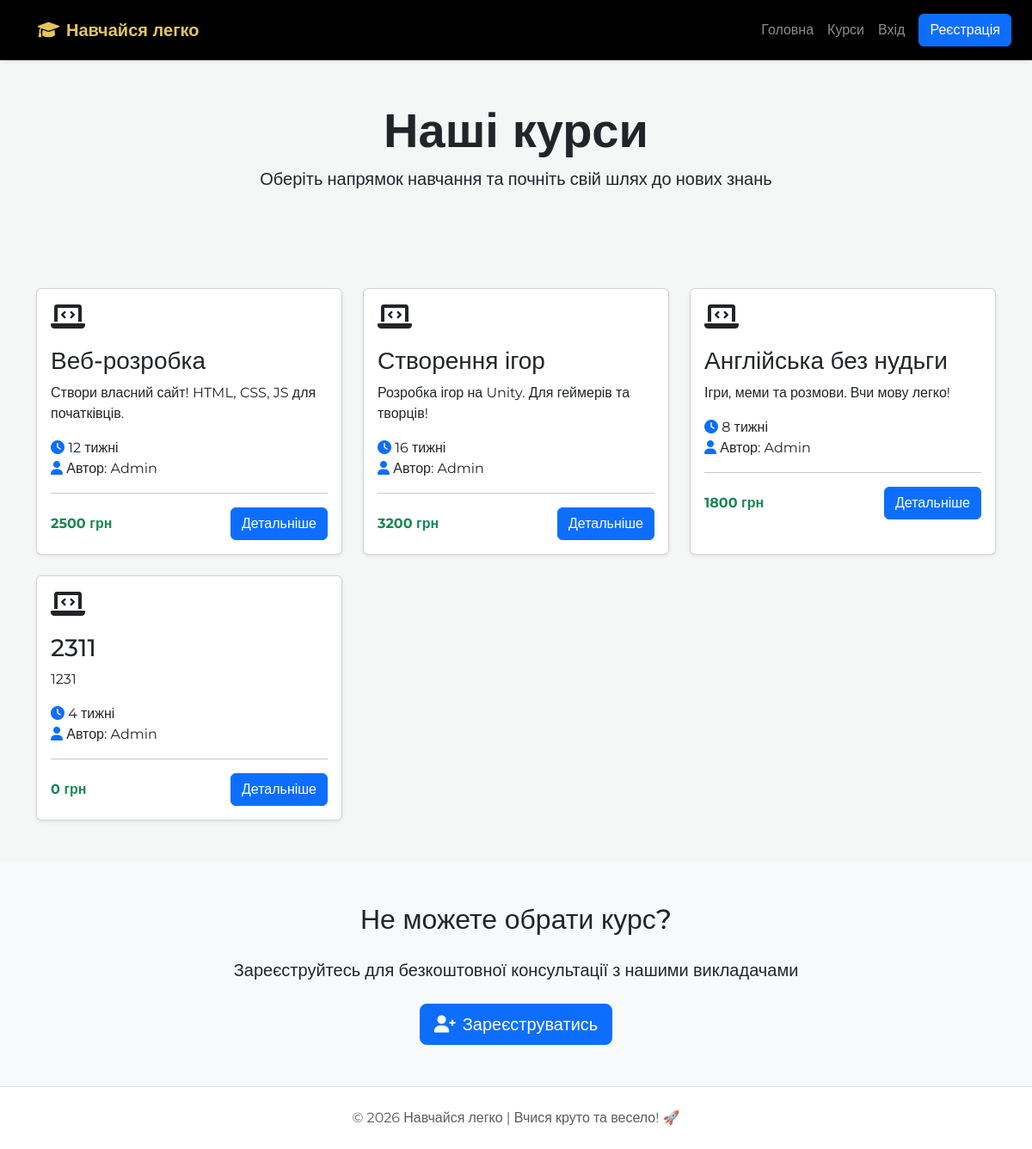
Page /courses/ on the earlier database version.
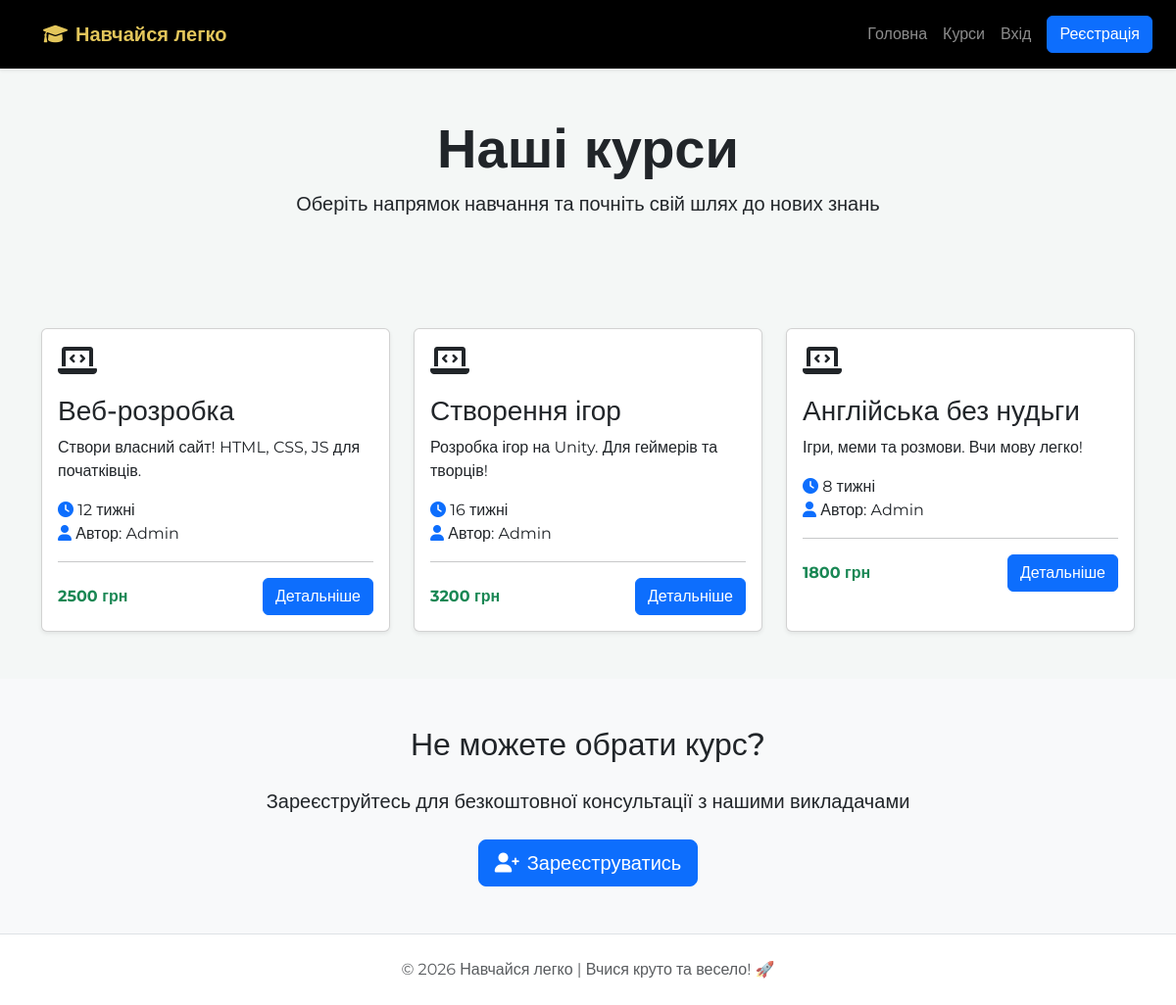
Same page on the later database version.
### core/models.py (models this page shows, shortened)
class Course(models.Model):
    title = models.CharField(max_length=200, verbose_name="Назва")
    description = models.TextField(verbose_name="Опис")
    price = models.IntegerField(default=0, verbose_name="Ціна (грн)")
    duration = models.CharField(max_length=50, default="4 тижні", verbose_name="Тривалість")
    author = models.ForeignKey(settings.AUTH_USER_MODEL, on_delete=models.CASCADE)

class CustomUser(AbstractUser):
    ROLE_CHOICES = (
        ('student', 'Студент'),
        ('teacher', 'Викладач'),
        ('admin','Адміністратор'),
    )
    role = models.CharField(max_length=10, choices=ROLE_CHOICES, default='student', verbose_name="Роль")

### core/views.py (the view)
# urls.py: path('courses/', views.courses_list_view, name='courses_list'),
def courses_list_view(request):
    courses = Course.objects.all()
    return render(request, 'courses.html', {'courses': courses})

### templates/courses.html (shortened to what this page needs)
{% extends 'base.html' %}
{% block content %}
<header class="page-header py-5">
    <div class="container">
        <div class="row align-items-center">
            <div class="col-md-8 mx-auto text-center">
                <h1 class="display-4 fw-bold">Наші курси</h1>
                <p class="lead">Оберіть напрямок навчання та почніть свій шлях до нових знань</p>
            </div>
        </div>
    </div>
</header>
<main>
    <section class="courses-catalog py-5">
        <div class="container">
            <div class="row g-4">
                {% for course in courses %}
                <div class="col-md-6 col-lg-4">
                    <div class="course-card card h-100 shadow-sm">
                        <div class="card-body">
                            <div class="course-icon mb-3">
                                <i class="fas fa-laptop-code fa-2x primary-color"></i>
                            </div>
                            <h3 class="card-title">{{ course.title }}</h3>
                            <p class="card-text">{{ course.description|truncatewords:20 }}</p>
                            <ul class="course-features list-unstyled">
                                <li><i class="fas fa-clock text-primary"></i> {{ course.duration }}</li>
                                <li><i class="fas fa-user text-primary"></i> Автор: {{ course.author.username }}</li>
                            </ul>
                            <hr>
                            <div class="d-flex justify-content-between align-items-center">
                                <span class="course-price fw-bold text-success">{{ course.price }} грн</span>
                                <a href="{% url 'course_detail' course.id %}" class="btn btn-primary">Детальніше</a>
                            </div>
                        </div>
                    </div>
                </div>
                {% empty %}
                <div class="col-12 text-center">
                    <p class="text-muted">Курси скоро з'являться!</p>
                </div>
                {% endfor %}
            </div>
        </div>
    </section>
    <section class="cta-section py-5 bg-light">
        <div class="container">
            <div class="row justify-content-center">
                <div class="col-lg-8 text-center">
                    <h2 class="section-title mb-4">Не можете обрати курс?</h2>
                    <p class="lead mb-4">Зареєструйтесь для безкоштовної консультації з нашими викладачами</p>
                    <a href="{% url 'register' %}" class="btn btn-primary btn-lg">
                        <i class="fas fa-user-plus me-2"></i>Зареєструватись
                    </a>
                </div>
            </div>
        </div>
    </section>
</main>
{% endblock %}

### templates/base.html (shortened to what this page needs)
{% load static %}
<!DOCTYPE html>
<html lang="uk">
<head>
    <link rel="stylesheet" href="https://cdnjs.cloudflare.com/ajax/libs/font-awesome/6.0.0/css/all.min.css">
    <link href="https://cdn.jsdelivr.net/npm/bootstrap@5.3.0/dist/css/bootstrap.min.css" rel="stylesheet">
    <link rel="stylesheet" href="{% static 'css/styles.css' %}">
</head>
<body>
    <nav class="navbar navbar-expand-lg navbar-dark shadow-sm" style="background-color: #000000;">
        <div class="container-fluid px-4">
            <a class="navbar-brand" href="{% url 'home' %}">
                <i class="fas fa-graduation-cap me-2"></i>Навчайся легко
            </a>
            <div class="collapse navbar-collapse" id="navbarNav">
                <ul class="navbar-nav ms-auto align-items-center">
                    <li class="nav-item"><a class="nav-link" href="{% url 'home' %}">Головна</a></li>
                    <li class="nav-item"><a class="nav-link" href="{% url 'courses_list' %}">Курси</a></li>
                    {% if user.is_authenticated %}
                        {% if user.role == 'admin' or user.is_superuser %}
                            <li class="nav-item dropdown">
                                <a class="nav-link dropdown-toggle text-danger fw-bold" href="#" id="adminDropdown" role="button" data-bs-toggle="dropdown" aria-expanded="false">
                                    <i class="fas fa-cogs"></i> Адмінка
                                </a>
                                <ul class="dropdown-menu" aria-labelledby="adminDropdown">
                                    <li><a class="dropdown-item" href="{% url 'course_create' %}">Створити курс</a></li>
                                    <li><hr class="dropdown-divider"></li>
                                    <li><a class="dropdown-item" href="/admin/">Django Admin</a></li>
                                </ul>
                            </li>
                        {% endif %}
                        {% if user.role == 'teacher' %}
                            <li class="nav-item"><a class="nav-link text-warning" href="{% url 'teacher_dashboard' %}">Викладач</a></li>
                        {% endif %}
                        <li class="nav-item">
                            <a class="nav-link text-white fw-bold" href="{% url 'profile' %}">
                                <i class="fas fa-user-circle me-1"></i>
                                Привіт, {% if user.first_name %}{{ user.first_name }} {{ user.last_name }}{% else %}{{ user.username }}{% endif %}!
                            </a>
                        </li>
                        <li class="nav-item">
                            <form action="{% url 'logout' %}" method="post" class="d-inline">
                                {% csrf_token %}
                                <button type="submit" class="btn btn-link nav-link">Вийти</button>
                            </form>
                        </li>
                    {% else %}
                        <li class="nav-item"><a class="nav-link" href="{% url 'login' %}">Вхід</a></li>
                        <li class="nav-item"><a class="btn btn-primary ms-2" href="{% url 'register' %}">Реєстрація</a></li>
                    {% endif %}
                </ul>
            </div>
        </div>
    </nav>
    <main>
        {% block content %}
        {% endblock %}
    </main>
    <footer class="bg-white py-4 mt-auto border-top">
        <div class="container text-center">
            <p class="text-muted mb-0">© 2026 Навчайся легко | Вчися круто та весело! 🚀</p>
        </div>
    </footer>
</body>
</html>

### static/css/styles.css (style rules this page uses)
:root { --primary-color: #e3c65b; --primary-dark: #d4a373; --white: #ffffff; --bg-light: #f4f7f6; --sidebar-width: 320px; --navbar-height: 70px; --shadow: 0 4px 12px rgba(0, 0, 0, 0.1); }
body { font-family: 'Montserrat', sans-serif; margin: 0; padding-top: var(--navbar-height); background-color: var(--white); overflow-x: hidden; }
.navbar { position: fixed !important; top: 0; width: 100%; height: var(--navbar-height); background-color: #000; z-index: 2000; display: flex; align-items: center; }
.navbar-brand { color: var(--primary-color) !important; font-weight: 700; padding-left: 20px; text-decoration: none; }
body { background-color: #f4f7f6; }

Differences in the rows shown:
removed Course: title "2311", description "1231", duration "4 тижні", author.username "Admin", price "0"
